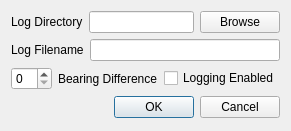
<?xml version="1.0" encoding="UTF-8"?>
<ui version="4.0">
 <class>LogDialog</class>
 <widget class="QDialog" name="LogDialog">
  <property name="geometry">
   <rect>
    <x>0</x>
    <y>0</y>
    <width>271</width>
    <height>131</height>
   </rect>
  </property>
  <property name="windowTitle">
   <string>Rotator Position Logging</string>
  </property>
  <layout class="QVBoxLayout" name="verticalLayout">
   <item>
    <layout class="QHBoxLayout" name="horizontalLayout">
     <item>
      <widget class="QLabel" name="label_2">
       <property name="text">
        <string>Log Directory</string>
       </property>
      </widget>
     </item>
     <item>
      <widget class="QLineEdit" name="logDirectoryEdit">
       <property name="clearButtonEnabled">
        <bool>true</bool>
       </property>
      </widget>
     </item>
     <item>
      <widget class="QPushButton" name="logDirBrowsePb">
       <property name="text">
        <string>Browse</string>
       </property>
      </widget>
     </item>
    </layout>
   </item>
   <item>
    <layout class="QHBoxLayout" name="horizontalLayout_2">
     <item>
      <widget class="QLabel" name="label">
       <property name="text">
        <string>Log Filename</string>
       </property>
      </widget>
     </item>
     <item>
      <widget class="QLineEdit" name="logFilenameEdit">
       <property name="maxLength">
        <number>50</number>
       </property>
       <property name="clearButtonEnabled">
        <bool>true</bool>
       </property>
      </widget>
     </item>
    </layout>
   </item>
   <item>
    <layout class="QHBoxLayout" name="horizontalLayout_3">
     <item>
      <widget class="QSpinBox" name="bearingDifferenceSBox"/>
     </item>
     <item>
      <widget class="QLabel" name="label_3">
       <property name="text">
        <string>Bearing Difference</string>
       </property>
      </widget>
     </item>
     <item>
      <widget class="QCheckBox" name="logcheckBox">
       <property name="text">
        <string>Logging Enabled</string>
       </property>
      </widget>
     </item>
    </layout>
   </item>
   <item>
    <widget class="QDialogButtonBox" name="logDialogOkPb">
     <property name="orientation">
      <enum>Qt::Horizontal</enum>
     </property>
     <property name="standardButtons">
      <set>QDialogButtonBox::Cancel|QDialogButtonBox::Ok</set>
     </property>
    </widget>
   </item>
  </layout>
 </widget>
 <resources/>
 <connections>
  <connection>
   <sender>logDialogOkPb</sender>
   <signal>accepted()</signal>
   <receiver>LogDialog</receiver>
   <slot>accept()</slot>
   <hints>
    <hint type="sourcelabel">
     <x>248</x>
     <y>254</y>
    </hint>
    <hint type="destinationlabel">
     <x>157</x>
     <y>274</y>
    </hint>
   </hints>
  </connection>
  <connection>
   <sender>logDialogOkPb</sender>
   <signal>rejected()</signal>
   <receiver>LogDialog</receiver>
   <slot>reject()</slot>
   <hints>
    <hint type="sourcelabel">
     <x>316</x>
     <y>260</y>
    </hint>
    <hint type="destinationlabel">
     <x>286</x>
     <y>274</y>
    </hint>
   </hints>
  </connection>
 </connections>
</ui>
